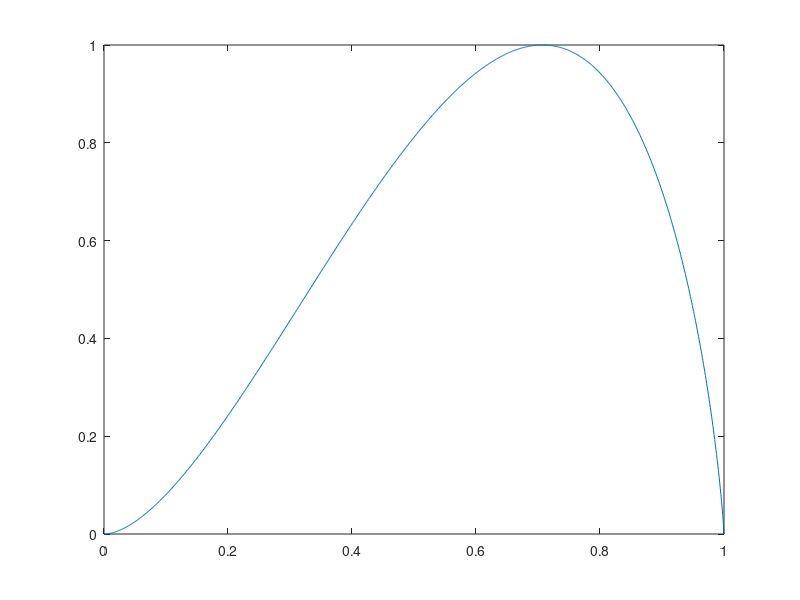

This figure's MATLAB source:
clc; clear;
n=1000;
x=linspace(0,1,n);
Z = [1 0; 0 -1];
[evec, eval] = eig(Z);
v0 = evec(:,1)
v1 = evec(:,2)

% state (alpha|10>+ sqrt(1-alpha^2)|01>)
ket1=kron(v0,v1);
ket2=kron(v1,v0);

for i=1:n
  psi=x(i)*ket1+sqrt(1-x(i)^2)*ket2;
  dmatrix=psi*psi';
  reduced_dmatrix=[trace(dmatrix(1:2, 1:2)), trace(dmatrix(1:2,3:4));...
  trace(dmatrix(3:4, 1:2)), trace(dmatrix(3:4,3:4))] ;

  evals=eig(reduced_dmatrix);
  % disp(diag(evals));
  positive_evals=evals(evals>10^(-5));
  S(i)=-sum(positive_evals.*log2(positive_evals));
  % this form is same like von ,na samjhe to boolna
end
plot(x,S)
